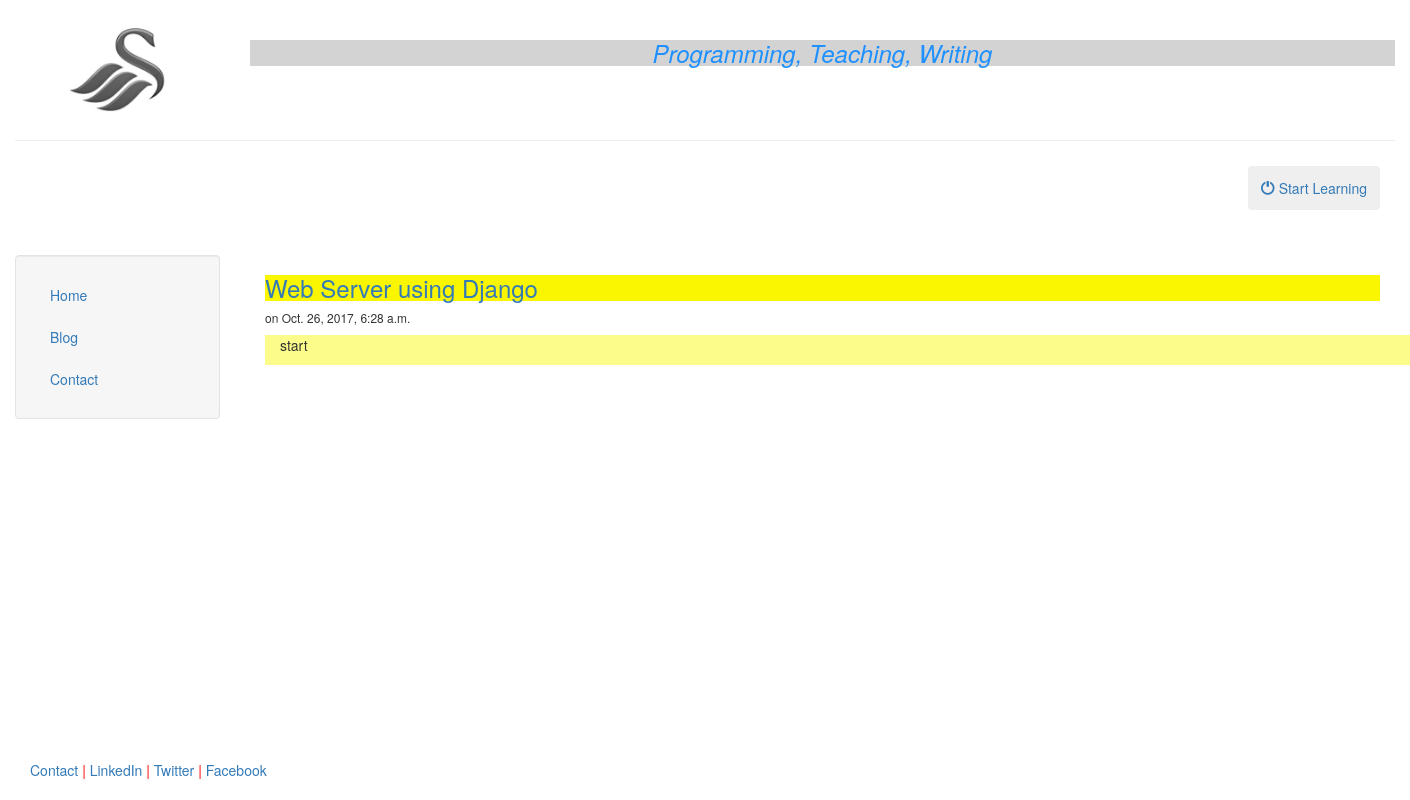
Page /learnit/2 on the committed database.
### learnit/models.py (models this page shows, shortened)
class Subs(models.Model):
    tech=models.CharField(max_length = 30)
    title = models.CharField(max_length = 140)
    body = models.TextField()
    date = models.DateTimeField()

### learnit/templates/learnit/detail.html (shortened to what this page needs)
{% extends "sulom/header.html" %}
{% block content %}
<h3><a href="/learnit/{{subs.id}}">{{ subs.title }}</a></h3>
<h6> on {{ subs.date }}</h6>
<div class = "container">
	{{ subs.body|safe|linebreaks}}
</div>
<br><br>
{% endblock %}

### sulom/templates/sulom/header.html (style rules this page uses)
html, body { height:100% }

### learnit/templates/learnit/detail.html (style rules this page uses)
h3 { background-color:#FAF602 }
div.container { background-color:#FCFC8A }

### rows in the picture
Subs: title "Web Server using Django", date "Oct. 26, 2017, 6:28 a.m.", body "start"
